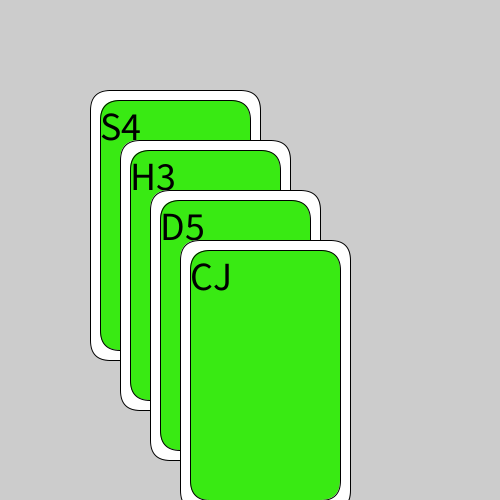
Frame 1 (no input)
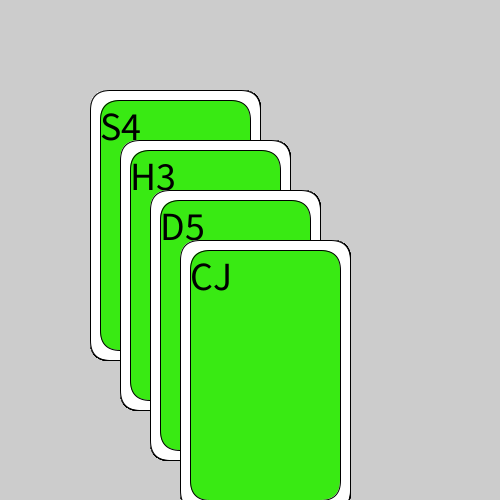
Frame 60 (the mouse pressed at the canvas centre just before this capture)
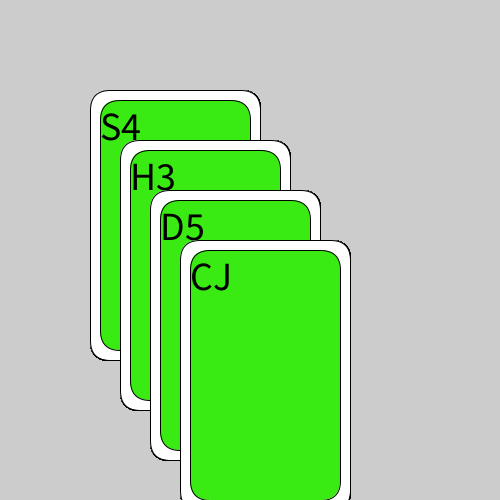
Frame 120 (the mouse held since frame 60 and released just before this capture)

The Processing sketch that drew these frames (run headless with seeded random() and noise(); from frame 60 on, the mouse is pressed at the canvas centre):

// Processing sketch: week02_3_poker_card
// ── week02_3_poker_card.pde
void setup(){
  size(500,500);
}
int W=20;
void draw()
{
  drawCard(100,100,"S4");
  drawCard(130,150,"H3");
  drawCard(160,200,"D5");
  drawCard(190,250,"CJ");
}///牌面:黑桃 Spade、紅心 Heart、方塊 Dimond、梅花 Club
void drawCard(int x,int y,String face)
{
  fill(255);
  rect(x-W/2,y-W/2,150+W,250+W,20);
  fill(#39EA13);
  rect(x,y,150,250,20);
  fill(0);
  textSize(40);
  text(face,x,y+40);
}
